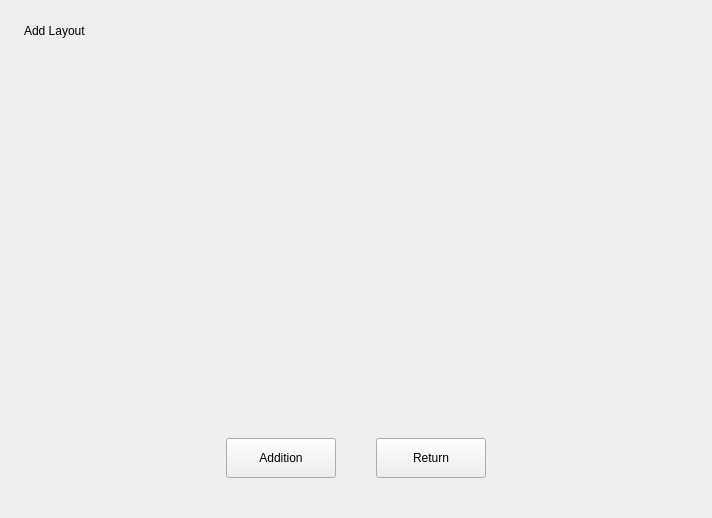
<?xml version="1.0" encoding="UTF-8"?>
<ui version="4.0">
 <class>LayoutPage</class>
 <widget class="QWidget" name="LayoutPage">
  <property name="geometry">
   <rect>
    <x>0</x>
    <y>0</y>
    <width>712</width>
    <height>518</height>
   </rect>
  </property>
  <property name="windowTitle">
   <string>Form</string>
  </property>
  <layout class="QVBoxLayout" name="verticalLayout">
   <property name="spacing">
    <number>0</number>
   </property>
   <property name="leftMargin">
    <number>0</number>
   </property>
   <property name="topMargin">
    <number>0</number>
   </property>
   <property name="rightMargin">
    <number>0</number>
   </property>
   <property name="bottomMargin">
    <number>0</number>
   </property>
   <item>
    <widget class="QStackedWidget" name="stackedWidget">
     <property name="currentIndex">
      <number>1</number>
     </property>
     <widget class="QWidget" name="page_layoutList">
      <layout class="QVBoxLayout" name="verticalLayout_3">
       <property name="spacing">
        <number>10</number>
       </property>
       <property name="leftMargin">
        <number>24</number>
       </property>
       <property name="topMargin">
        <number>24</number>
       </property>
       <property name="rightMargin">
        <number>24</number>
       </property>
       <property name="bottomMargin">
        <number>40</number>
       </property>
       <item>
        <layout class="QVBoxLayout" name="verticalLayout_2">
         <property name="spacing">
          <number>5</number>
         </property>
         <item>
          <layout class="QHBoxLayout" name="horizontalLayout">
           <property name="spacing">
            <number>0</number>
           </property>
           <item>
            <widget class="QLabel" name="label">
             <property name="text">
              <string>Select Kayboard Layout</string>
             </property>
            </widget>
           </item>
           <item>
            <spacer name="horizontalSpacer">
             <property name="orientation">
              <enum>Qt::Horizontal</enum>
             </property>
             <property name="sizeHint" stdset="0">
              <size>
               <width>40</width>
               <height>20</height>
              </size>
             </property>
            </spacer>
           </item>
           <item>
            <widget class="QToolButton" name="btn_edit">
             <property name="sizePolicy">
              <sizepolicy hsizetype="Fixed" vsizetype="Fixed">
               <horstretch>0</horstretch>
               <verstretch>0</verstretch>
              </sizepolicy>
             </property>
             <property name="minimumSize">
              <size>
               <width>56</width>
               <height>24</height>
              </size>
             </property>
             <property name="maximumSize">
              <size>
               <width>56</width>
               <height>24</height>
              </size>
             </property>
             <property name="text">
              <string>Edit</string>
             </property>
            </widget>
           </item>
          </layout>
         </item>
        </layout>
       </item>
       <item>
        <widget class="QWidget" name="layout_selector" native="true"/>
       </item>
       <item>
        <widget class="QPushButton" name="btn_add">
         <property name="sizePolicy">
          <sizepolicy hsizetype="Preferred" vsizetype="Fixed">
           <horstretch>0</horstretch>
           <verstretch>0</verstretch>
          </sizepolicy>
         </property>
         <property name="minimumSize">
          <size>
           <width>0</width>
           <height>40</height>
          </size>
         </property>
         <property name="maximumSize">
          <size>
           <width>16777215</width>
           <height>40</height>
          </size>
         </property>
         <property name="text">
          <string/>
         </property>
        </widget>
       </item>
       <item>
        <spacer name="verticalSpacer">
         <property name="orientation">
          <enum>Qt::Vertical</enum>
         </property>
         <property name="sizeHint" stdset="0">
          <size>
           <width>20</width>
           <height>247</height>
          </size>
         </property>
        </spacer>
       </item>
      </layout>
     </widget>
     <widget class="QWidget" name="page_layoutAddition">
      <layout class="QVBoxLayout" name="verticalLayout_5">
       <property name="spacing">
        <number>10</number>
       </property>
       <property name="leftMargin">
        <number>24</number>
       </property>
       <property name="topMargin">
        <number>24</number>
       </property>
       <property name="rightMargin">
        <number>24</number>
       </property>
       <property name="bottomMargin">
        <number>40</number>
       </property>
       <item>
        <widget class="QWidget" name="widget_search" native="true">
         <property name="sizePolicy">
          <sizepolicy hsizetype="Preferred" vsizetype="Preferred">
           <horstretch>0</horstretch>
           <verstretch>0</verstretch>
          </sizepolicy>
         </property>
         <layout class="QVBoxLayout" name="verticalLayout_4">
          <property name="spacing">
           <number>10</number>
          </property>
          <property name="leftMargin">
           <number>0</number>
          </property>
          <property name="topMargin">
           <number>0</number>
          </property>
          <property name="rightMargin">
           <number>0</number>
          </property>
          <property name="bottomMargin">
           <number>0</number>
          </property>
          <item>
           <widget class="QLabel" name="label_2">
            <property name="sizePolicy">
             <sizepolicy hsizetype="Preferred" vsizetype="Minimum">
              <horstretch>0</horstretch>
              <verstretch>0</verstretch>
             </sizepolicy>
            </property>
            <property name="text">
             <string>Add Layout</string>
            </property>
           </widget>
          </item>
          <item>
           <widget class="LayoutList" name="widget_layout_list" native="true">
            <property name="sizePolicy">
             <sizepolicy hsizetype="Preferred" vsizetype="Preferred">
              <horstretch>0</horstretch>
              <verstretch>0</verstretch>
             </sizepolicy>
            </property>
            <property name="styleSheet">
             <string notr="true"/>
            </property>
           </widget>
          </item>
          <item>
           <spacer name="verticalSpacer_2">
            <property name="orientation">
             <enum>Qt::Vertical</enum>
            </property>
            <property name="sizeHint" stdset="0">
             <size>
              <width>20</width>
              <height>290</height>
             </size>
            </property>
           </spacer>
          </item>
         </layout>
        </widget>
       </item>
       <item>
        <widget class="QWidget" name="widget_btn" native="true">
         <property name="sizePolicy">
          <sizepolicy hsizetype="Preferred" vsizetype="Minimum">
           <horstretch>0</horstretch>
           <verstretch>0</verstretch>
          </sizepolicy>
         </property>
         <layout class="QHBoxLayout" name="horizontalLayout_2">
          <property name="spacing">
           <number>0</number>
          </property>
          <property name="leftMargin">
           <number>0</number>
          </property>
          <property name="topMargin">
           <number>0</number>
          </property>
          <property name="rightMargin">
           <number>0</number>
          </property>
          <property name="bottomMargin">
           <number>0</number>
          </property>
          <item>
           <spacer name="horizontalSpacer_3">
            <property name="orientation">
             <enum>Qt::Horizontal</enum>
            </property>
            <property name="sizeHint" stdset="0">
             <size>
              <width>40</width>
              <height>20</height>
             </size>
            </property>
           </spacer>
          </item>
          <item>
           <widget class="QPushButton" name="btn_page_add">
            <property name="sizePolicy">
             <sizepolicy hsizetype="Fixed" vsizetype="Fixed">
              <horstretch>0</horstretch>
              <verstretch>0</verstretch>
             </sizepolicy>
            </property>
            <property name="minimumSize">
             <size>
              <width>110</width>
              <height>40</height>
             </size>
            </property>
            <property name="maximumSize">
             <size>
              <width>110</width>
              <height>40</height>
             </size>
            </property>
            <property name="text">
             <string>Addition</string>
            </property>
           </widget>
          </item>
          <item>
           <spacer name="horizontalSpacer_2">
            <property name="orientation">
             <enum>Qt::Horizontal</enum>
            </property>
            <property name="sizeType">
             <enum>QSizePolicy::Fixed</enum>
            </property>
            <property name="sizeHint" stdset="0">
             <size>
              <width>40</width>
              <height>20</height>
             </size>
            </property>
           </spacer>
          </item>
          <item>
           <widget class="QPushButton" name="btn_return">
            <property name="sizePolicy">
             <sizepolicy hsizetype="Fixed" vsizetype="Fixed">
              <horstretch>0</horstretch>
              <verstretch>0</verstretch>
             </sizepolicy>
            </property>
            <property name="minimumSize">
             <size>
              <width>110</width>
              <height>40</height>
             </size>
            </property>
            <property name="maximumSize">
             <size>
              <width>110</width>
              <height>40</height>
             </size>
            </property>
            <property name="text">
             <string>Return</string>
            </property>
           </widget>
          </item>
          <item>
           <spacer name="horizontalSpacer_4">
            <property name="orientation">
             <enum>Qt::Horizontal</enum>
            </property>
            <property name="sizeHint" stdset="0">
             <size>
              <width>40</width>
              <height>20</height>
             </size>
            </property>
           </spacer>
          </item>
         </layout>
        </widget>
       </item>
      </layout>
     </widget>
    </widget>
   </item>
  </layout>
 </widget>
 <customwidgets>
  <customwidget>
   <class>LayoutList</class>
   <extends>QWidget</extends>
   <header>widgets/layout-list.h</header>
   <container>1</container>
  </customwidget>
 </customwidgets>
 <resources/>
 <connections/>
</ui>
